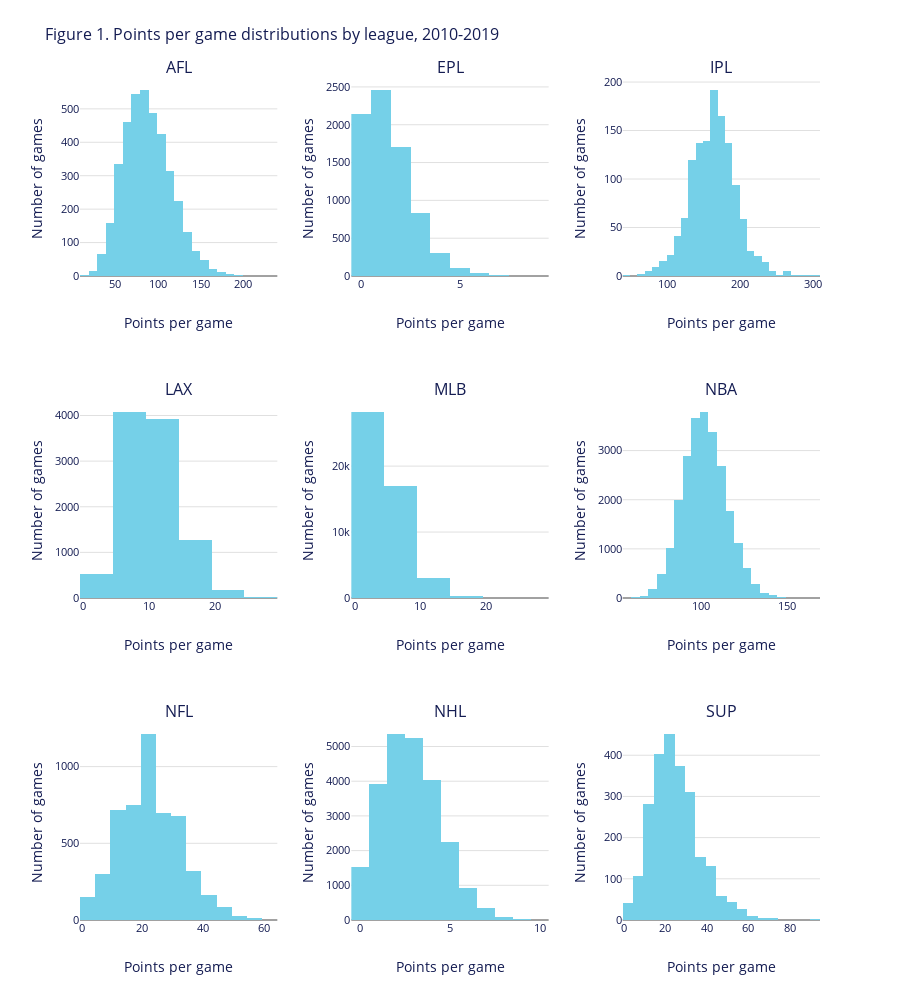

The notebook cell this image was saved under:
### Code cell
# Get points scored data for all games, 2010-2019 seasons  
lazy_dfs = league_data.read_batch(leagues, lazy=True)
lazy_dfs = lazy_dfs[(lazy_dfs['YEAR_ID']>=st_year_) & (lazy_dfs['YEAR_ID']<=end_year_)]
lazy_dfs = adb.concat(lazy_dfs)
points_data = lazy_dfs.collect().data[['LEAGUE', 'PS']]

# Define league order to match Figure 1 layout (3x3 grid, alphabetical)
league_order = ['AFL', 'EPL', 'IPL', 'LAX', 'MLB', 'NBA', 'NFL', 'NHL', 'SUP']

# Function to calculate optimal bins for each league
def get_optimal_bins(data, x_col, league):
    league_data = data[data['LEAGUE'] == league][x_col]
    data_range = league_data.max() - league_data.min()
    
    if data_range <= 15:  # Low-scoring sports (EPL, NHL)
        optimal_bins = min(15, int(data_range) + 1)
    elif data_range <= 50:  # Medium-scoring
        optimal_bins = min(25, int(data_range * 0.5))
    else:  # High-scoring sports
        optimal_bins = min(30, int(data_range * 0.3))
    
    return max(10, optimal_bins)  # Minimum 10 bins

# Create static seaborn histogram with faceting - Figure 1
grid = sns.FacetGrid(points_data, col='LEAGUE', col_wrap=3, col_order=league_order, 
                     height=4, aspect=1.0, sharey=False)

# Apply adaptive binning to each subplot
def plot_adaptive_hist(x, **kwargs):
    league = kwargs.get('label', 'Unknown')
    # Get current axes to determine which league we're plotting
    current_ax = plt.gca()
    title = current_ax.get_title()
    if '=' in title:
        league = title.split('=')[1].strip()
    
    optimal_bins = get_optimal_bins(points_data, 'PS', league)
    plt.hist(x, bins=optimal_bins, color=chart_colors['primary_color'], alpha=0.7)

grid.map(plot_adaptive_hist, 'PS')
grid.set_axis_labels('Points per game', 'Number of games')
grid.set_titles('{col_name}')
grid.fig.suptitle('Figure 1. Points per game distributions by league, 2010-2019', 
                  fontsize=16, y=1.02)

# Apply custom styling
for ax in grid.axes.flat:
    ax.set_facecolor('white')
    for spine in ax.spines.values():
        spine.set_color(chart_colors['secondary_color'])
        spine.set_linewidth(1.2)
    ax.tick_params(colors=chart_colors['text_color'], labelsize=9)
    ax.grid(True, color='#E0E0E0', linewidth=0.8, alpha=0.7)
    ax.set_axisbelow(True)

plt.show()

# Create and display interactive Plotly version with adaptive binning
fig = create_plotly_histplot(
    data=points_data,
    x_col='PS',
    col_col='LEAGUE',
    col_order=league_order,  # Same order as seaborn
    col_wrap=3,  # 3x3 grid layout
    title='Figure 1. Points per game distributions by league, 2010-2019',
    adaptive_bins=True  # Use adaptive binning to fix EPL/NHL gaps
)

# Update axis labels to match Figure 1
fig.update_xaxes(title_text="Points per game")
fig.update_yaxes(title_text="Number of games")

# Display interactive plot in notebook
fig.show()

# Export the interactive version to HTML
export_plot_html(fig, "figure1_points_distributions.html", "Figure 1 - Points per game distributions")

### Figure 1 — Plotly figure (JSON) as saved in the notebook; plotly's stock layout.template omitted (floating-point values rounded to 4 significant figures; data arrays with more than 128 entries replaced by an {"elided": "..."} marker saying what was removed)
{"data": [{"hovertemplate": "AFL<br>Range: %{x}<br>Count: %{y}<extra></extra>", "marker": {"color": "#75D0E8"}, "name": "AFL", "nbinsx": 30, "showlegend": false, "type": "histogram", "x": {"elided": "3892 int values"}, "xaxis": "x", "yaxis": "y"}, {"hovertemplate": "EPL<br>Range: %{x}<br>Count: %{y}<extra></extra>", "marker": {"color": "#75D0E8"}, "name": "EPL", "nbinsx": 10, "showlegend": false, "type": "histogram", "x": {"elided": "7600 int values"}, "xaxis": "x2", "yaxis": "y2"}, {"hovertemplate": "IPL<br>Range: %{x}<br>Count: %{y}<extra></extra>", "marker": {"color": "#75D0E8"}, "name": "IPL", "nbinsx": 30, "showlegend": false, "type": "histogram", "x": {"elided": "1274 int values"}, "xaxis": "x3", "yaxis": "y3"}, {"hovertemplate": "LAX<br>Range: %{x}<br>Count: %{y}<extra></extra>", "marker": {"color": "#75D0E8"}, "name": "LAX", "nbinsx": 13, "showlegend": false, "type": "histogram", "x": {"elided": "10006 int values"}, "xaxis": "x4", "yaxis": "y4"}, {"hovertemplate": "MLB<br>Range: %{x}<br>Count: %{y}<extra></extra>", "marker": {"color": "#75D0E8"}, "name": "MLB", "nbinsx": 12, "showlegend": false, "type": "histogram", "x": {"elided": "48594 int values"}, "xaxis": "x5", "yaxis": "y5"}, {"hovertemplate": "NBA<br>Range: %{x}<br>Count: %{y}<extra></extra>", "marker": {"color": "#75D0E8"}, "name": "NBA", "nbinsx": 30, "showlegend": false, "type": "histogram", "x": {"elided": "24118 int values"}, "xaxis": "x6", "yaxis": "y6"}, {"hovertemplate": "NFL<br>Range: %{x}<br>Count: %{y}<extra></extra>", "marker": {"color": "#75D0E8"}, "name": "NFL", "nbinsx": 18, "showlegend": false, "type": "histogram", "x": {"elided": "5120 int values"}, "xaxis": "x7", "yaxis": "y7"}, {"hovertemplate": "NHL<br>Range: %{x}<br>Count: %{y}<extra></extra>", "marker": {"color": "#75D0E8"}, "name": "NHL", "nbinsx": 11, "showlegend": false, "type": "histogram", "x": {"elided": "23744 int values"}, "xaxis": "x8", "yaxis": "y8"}, {"hovertemplate": "SUP<br>Range: %{x}<br>Count: %{y}<extra></extra>", "marker": {"color": "#75D0E8"}, "name": "SUP", "nbinsx": 28, "showlegend": false, "type": "histogram", "x": {"elided": "2402 int values"}, "xaxis": "x9", "yaxis": "y9"}], "layout": {"annotations": [{"font": {"size": 16}, "showarrow": false, "text": "AFL", "x": 0.1333, "xanchor": "center", "xref": "paper", "y": 1.0, "yanchor": "bottom", "yref": "paper"}, {"font": {"size": 16}, "showarrow": false, "text": "EPL", "x": 0.5, "xanchor": "center", "xref": "paper", "y": 1.0, "yanchor": "bottom", "yref": "paper"}, {"font": {"size": 16}, "showarrow": false, "text": "IPL", "x": 0.8667, "xanchor": "center", "xref": "paper", "y": 1.0, "yanchor": "bottom", "yref": "paper"}, {"font": {"size": 16}, "showarrow": false, "text": "LAX", "x": 0.1333, "xanchor": "center", "xref": "paper", "y": 0.6167, "yanchor": "bottom", "yref": "paper"}, {"font": {"size": 16}, "showarrow": false, "text": "MLB", "x": 0.5, "xanchor": "center", "xref": "paper", "y": 0.6167, "yanchor": "bottom", "yref": "paper"}, {"font": {"size": 16}, "showarrow": false, "text": "NBA", "x": 0.8667, "xanchor": "center", "xref": "paper", "y": 0.6167, "yanchor": "bottom", "yref": "paper"}, {"font": {"size": 16}, "showarrow": false, "text": "NFL", "x": 0.1333, "xanchor": "center", "xref": "paper", "y": 0.2333, "yanchor": "bottom", "yref": "paper"}, {"font": {"size": 16}, "showarrow": false, "text": "NHL", "x": 0.5, "xanchor": "center", "xref": "paper", "y": 0.2333, "yanchor": "bottom", "yref": "paper"}, {"font": {"size": 16}, "showarrow": false, "text": "SUP", "x": 0.8667, "xanchor": "center", "xref": "paper", "y": 0.2333, "yanchor": "bottom", "yref": "paper"}], "height": 1000, "margin": {"b": 80, "l": 80, "r": 80, "t": 80}, "showlegend": false, "title": {"text": "Figure 1. Points per game distributions by league, 2010-2019"}, "xaxis": {"anchor": "y", "domain": [0, 0.2667], "title": {"text": "Points per game"}}, "xaxis2": {"anchor": "y2", "domain": [0.3667, 0.6333], "title": {"text": "Points per game"}}, "xaxis3": {"anchor": "y3", "domain": [0.7333, 1], "title": {"text": "Points per game"}}, "xaxis4": {"anchor": "y4", "domain": [0, 0.2667], "title": {"text": "Points per game"}}, "xaxis5": {"anchor": "y5", "domain": [0.3667, 0.6333], "title": {"text": "Points per game"}}, "xaxis6": {"anchor": "y6", "domain": [0.7333, 1], "title": {"text": "Points per game"}}, "xaxis7": {"anchor": "y7", "domain": [0, 0.2667], "title": {"text": "Points per game"}}, "xaxis8": {"anchor": "y8", "domain": [0.3667, 0.6333], "title": {"text": "Points per game"}}, "xaxis9": {"anchor": "y9", "domain": [0.7333, 1], "title": {"text": "Points per game"}}, "yaxis": {"anchor": "x", "domain": [0.7667, 1.0], "title": {"text": "Number of games"}}, "yaxis2": {"anchor": "x2", "domain": [0.7667, 1.0], "title": {"text": "Number of games"}}, "yaxis3": {"anchor": "x3", "domain": [0.7667, 1.0], "title": {"text": "Number of games"}}, "yaxis4": {"anchor": "x4", "domain": [0.3833, 0.6167], "title": {"text": "Number of games"}}, "yaxis5": {"anchor": "x5", "domain": [0.3833, 0.6167], "title": {"text": "Number of games"}}, "yaxis6": {"anchor": "x6", "domain": [0.3833, 0.6167], "title": {"text": "Number of games"}}, "yaxis7": {"anchor": "x7", "domain": [0, 0.2333], "title": {"text": "Number of games"}}, "yaxis8": {"anchor": "x8", "domain": [0, 0.2333], "title": {"text": "Number of games"}}, "yaxis9": {"anchor": "x9", "domain": [0, 0.2333], "title": {"text": "Number of games"}}}}
